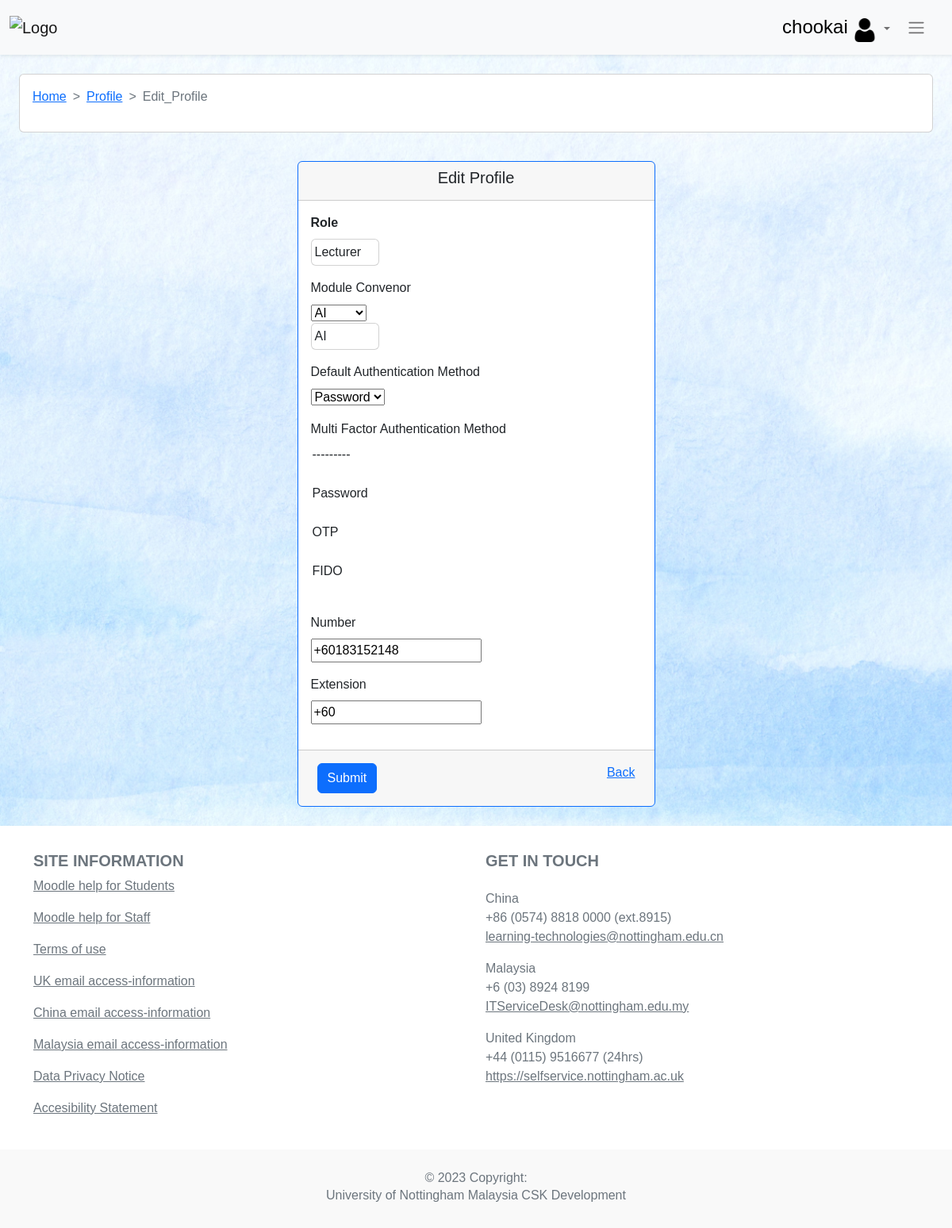
/edit_profile/ (signed in), run on the app's committed database.
### home/models.py (models this page shows)
class Additional_User_Info(models.Model):
    user=models.ForeignKey(User, on_delete=models.CASCADE, related_name="additional",default='1')
    role=models.CharField(max_length = 50, default=None, choices=Roles)
    module_convenor = models.CharField(max_length = 50, null=True,default=None,blank=True, choices=modules)
    number = PhoneNumberField(
        verbose_name="Phone",
        max_length=30,
        default='',
        blank=True)
    extension = models.CharField(
        verbose_name="Extension",
        max_length=30,
        default='',
        blank=True)
    default_authentication_method=models.CharField(max_length=10, choices=Auth_meth, default='FIDO')
    multi_factor_authentication_method=MultiSelectField(choices=Auth_meth,
                                 max_length=20,
                                 min_choices = 2,
                                 null=True,default=None,blank=True)
    digital_signature = models.CharField(max_length=50, default='Not Required')
    digital_signature_timestamp = models.DateTimeField(null=True,default=None,blank=True)

### home/views.py (the view)
# urls.py: path('edit_profile/', views.edit_Profile, name="edit_profile"),
def edit_Profile(request):
    form = None
    context ={}
    msg=None
    user=User.objects.get(username__iexact=request.session.get('username'))
    my_model = get_object_or_404(Additional_User_Info, user=user)
    if request.method == 'POST':
        form = update_AddtionalInfoForm(request.POST, instance=my_model)
        if form.is_valid():
            form.save()
            infoo = Additional_User_Info.objects.get(user=user)
            if infoo.role == "Lecturer":
                if bool(infoo.multi_factor_authentication_method) :
                    return redirect('/profile/')
                else:
                    msg = 'Lecturer must enable multi factor authentication method!'
            else:
                return redirect('/profile/')
        else:
            msg = 'Must select up to two methods!'
    else:
        form = update_AddtionalInfoForm(instance=my_model)
    return render(request,"home/edit_profile.html",{"form": form, "msg": msg, "model":my_model})

### home/forms.py
class update_AddtionalInfoForm(forms.ModelForm):
    class Meta:
        model = Additional_User_Info
        fields= ('number','default_authentication_method','multi_factor_authentication_method', 'extension', 'module_convenor')
        widgets = {
            'number': PhoneNumberInternationalFallbackWidget(),
        }

### templates/home/edit_profile.html (shortened to what this page needs)
{% extends 'home/base.html' %}
{% block content %}
{% load static %}
<link rel="stylesheet" href="../../static/css/main.css">
<link href="https://cdn.jsdelivr.net/npm/bootstrap@5.2.2/dist/css/bootstrap.min.css" rel="stylesheet"
>
<div class="container-fluid my-4 px-4">
  <div class="row">
    <div class="col">
      <div class="card">
        <div class="card-body">
          <nav style="--bs-breadcrumb-divider: '>';" aria-label="breadcrumb">
            <ol class="breadcrumb">
              <li class="breadcrumb-item"><a href="{%url 'home' %}">Home</a></li>
              <li class="breadcrumb-item"><a href="{%url 'profile_page' %}">Profile</a></li>
              <li class="breadcrumb-item active" aria-current="page">Edit_Profile</li>
            </ol>
          </nav>
        </div>
      </div>
    </div>
  </div>
</div>
<div class="container-lg pt-1">
  <div class="row justify-content-md-center pb-3">
    <div class="col col-lg-5 py-2">
      <div class="card border-primary">
        <form role="form" method="post" action="">
          <div class="card-header text-center ">
            <h5 class="title">Edit Profile</h5>
          </div>
          <div class="card-body">
            <div class="mb-3">
              <label class="form-label"> <b>Role</b> </label>
              <div class="row">
                <div class="col-3">
                  <div class="card p-1">
                    {{model.role}}
                  </div>
                </div>
              </div>
            </div>
            {% if model.role == "Lecturer"%}
            <div class="mb-3">
              <label class="form-label">Module Convenor</label>
              <br>
              {{ form.module_convenor }}
              <div class="row">
                <div class="col-3">
                  <div class="card p-1">
                    {{model.module_convenor}}
                  </div>
                </div>
              </div>
            </div>
            {% endif %}
            <div class="mb-3">
              <label class="form-label">Default Authentication Method</label>
              <br>
              {{ form.default_authentication_method}}
            </div>
            <div class="mb-3">
              <label class="form-label">Multi Factor Authentication Method</label>
              <br>
              {% for a in form.multi_factor_authentication_method %}
              {{ a }} &nbsp &nbsp &nbsp
              {% endfor %}
            </div>
            <div class="mb-3">
              <label class="form-label">Number</label>
              <br>
              {{ form.number }}
            </div>
            <div class="mb-3">
              <label class="form-label">Extension </label>
              <br>
              {{ form.extension }}
            </div>
          </div>
          <div class="card-footer">
            <div class="row">
              <div class="d-flex justify-content-between ">
                <div class="p-2">
                  <button type="submit" name="login"
                    class="btn btn-fill btn-primary justify-content-end">Submit</button>
                </div>
                <div class="p-2">
                  <a href="">Back</a>
                </div>
              </div>
            </div>
          </div>
      </div>
    </div>
  </div>
</div>
{% endblock %}

### templates/home/base.html (shortened to what this page needs)
<!DOCTYPE html>
<html lang="en">
  <head>
    {% load static %}
    <link rel="stylesheet" href="../../static/css/main.css">
    <link href="https://cdn.jsdelivr.net/npm/bootstrap@5.2.2/dist/css/bootstrap.min.css" rel="stylesheet">
  </head>
  <body>
    <nav class="navbar navbar-expand-md bg-light shadow-sm ">
      <div class="container-fluid">
          <a href="{% url 'home' %}" class="navbar-brand ">
           <img class="img-fluid"  src="{% static 'assets/UON_Logo.png'%}" alt="Logo" width="180" height="65">
          </a>
          <div class="collapse navbar-collapse justify-content-end align-center" id="main-nav">
              <u1 class="navbar-nav d-flex align-items-center">
                {% if user.is_authenticated %}
                <li class="nav-item dropdown">
                  <a class="nav-link dropdown-toggle" role="button" data-bs-toggle="dropdown" aria-expanded="false">
                    <font size="5" face="arial" color="black">
                        {{ request.user.username }}
                    </font>
                    <img class="img-fluid"  src="{% static 'assets/user.png'%}" alt="Logo" width="30" height="10">
                  </a>
                </li>
              {%else%}
                You are not logged in.
              {% endif %}
              <li class="nav-item">
                <button type = "button" href="#sidebar" class="btn  me-2" data-bs-toggle="offcanvas"
                role="button" aria-controls="sidebar">
                <span class="navbar-toggler-icon"></span>
              </button>
              </li>
              </u1>
          </div>
      </div>
    </nav>
  <div class="content">
    {% block content %}
    {% endblock %}
    {% load static %}
    <link rel="stylesheet" href="../../static/css/main.css">
    <link href="https://cdn.jsdelivr.net/npm/bootstrap@5.2.2/dist/css/bootstrap.min.css" rel="stylesheet">
  </div>
  </body>
  <footer class="text-center text-lg-start bg-white text-muted ">
    <div class="shadow-sm">
  <section class=" ">
    <div class="container-lg text-md-start pt-3 ">
      <div class="row mt-3">
        <div class="col-md-6 col-lg-6 col-xl-6 mx-auto mb-4 text-start">
          <h5 class="text-uppercase fw-bold mb-6">
           Site Information
          </h5>
          <p>
            <a href="#!" class="text-reset">Moodle help for Students</a>
          </p>
          <p>
            <a href="#!" class="text-reset">Moodle help for Staff</a>
          </p>
          <p>
            <a href="#!" class="text-reset">Terms of use</a>
          </p>
          <p>
            <a href="#!" class="text-reset">UK email access-information</a>
          </p>
          <p>
            <a href="#!" class="text-reset">China email access-information</a>
          </p>
          <p>
            <a href="#!" class="text-reset">Malaysia email access-information</a>
          </p>
          <p>
            <a href="#!" class="text-reset">Data Privacy Notice</a>
          </p>
          <p>
            <a href="#!" class="text-reset">Accesibility Statement</a>
          </p>
        </div>
        <div class="col-md-6 col-lg-6 col-xl-6 mx-auto mb-4">
          <h5 class="text-uppercase fw-bold mb-4">
            Get in touch
          </h5>
          <p>
            China <br>
            +86 (0574) 8818 0000 (ext.8915) <br>
            <a href="#!" class="text-reset"> learning-technologies@nottingham.edu.cn</a>
          </p>
          <p>
            Malaysia <br>
            +6 (03) 8924 8199 <br>
            <a href="#!" class="text-reset"> ITServiceDesk@nottingham.edu.my</a>
          </p>
          <p>
            United Kingdom <br>
            +44 (0115) 9516677 (24hrs) <br>
            <a href="#!" class="text-reset"> https://selfservice.nottingham.ac.uk</a>
          </p>
        </div>
      </div>
    </div>
  </section>
  <div class="text-center p-4" style="background-color: rgba(0, 0, 0, 0.025);">
    © 2023 Copyright:
    <h6>University of Nottingham Malaysia CSK Development</h6>
  </div>
</div>
</footer>
</html>

### data on the page
Additional_User_Info: role "Lecturer", module_convenor "AI", default_authentication_method "Password", number "+60183152148", extension "+60"

### other printed values
{{ request.user.username }} "chookai"
